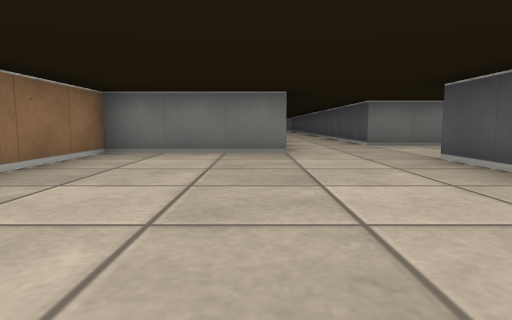
view 1 (above)

19 first-person views from a walk through a cub3D level. The camera is about half as high as the walls, tilts 6° down and sees 75° across. The floor is counted in squares. Each view is taken from the middle of a square. On the plan, view 1 faces up. The plan holds only what a view shows up to about 9 squares ahead; the rest is blank.

view 2
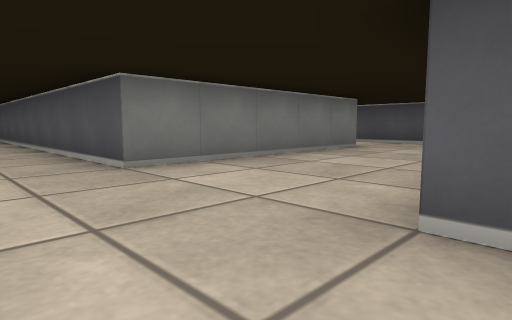

view 3
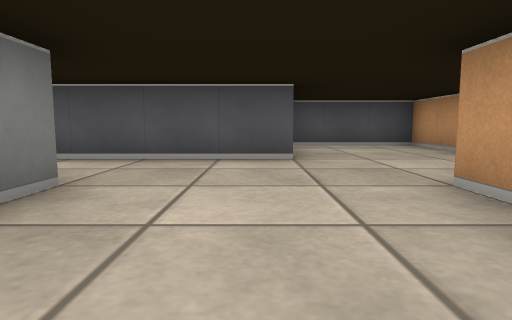

view 4
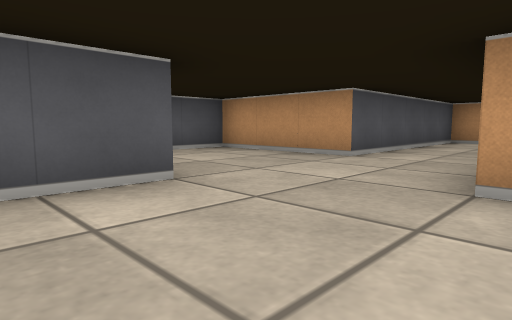

view 5
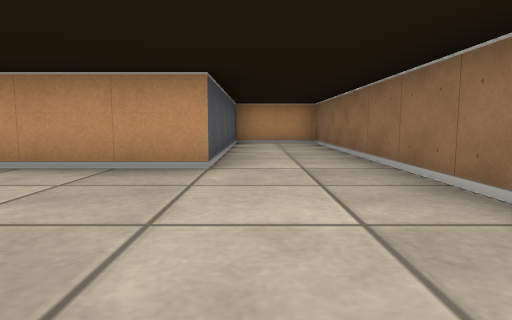

view 6
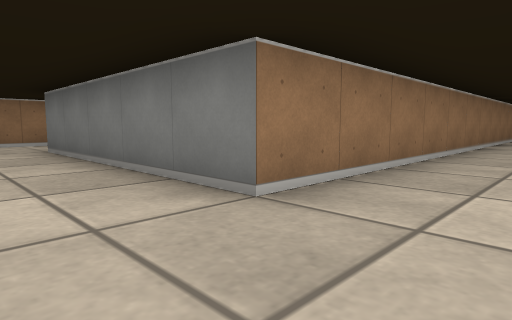

view 7
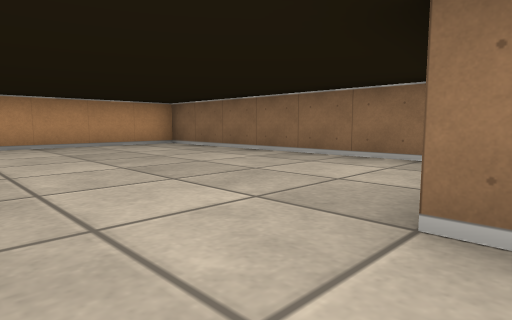

view 8
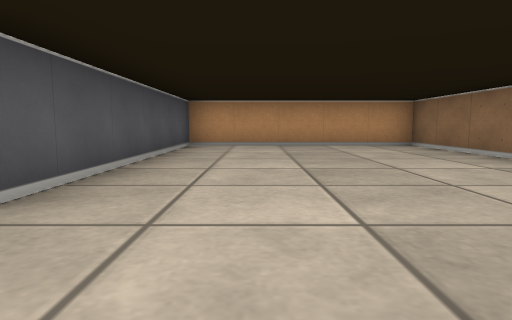

view 9
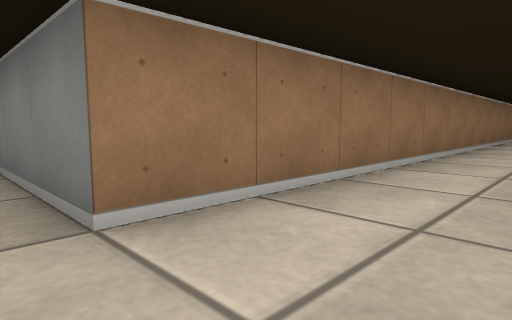

view 10
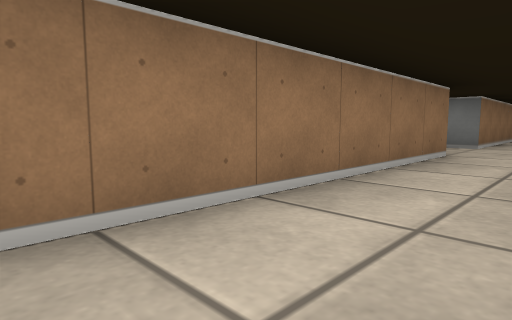

view 11
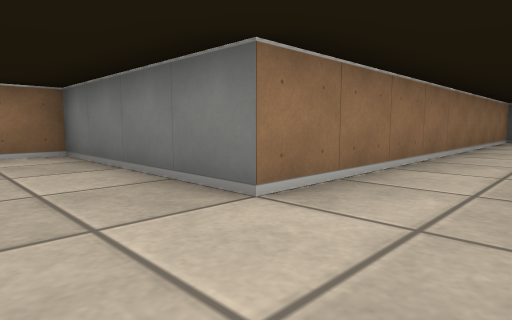

view 12
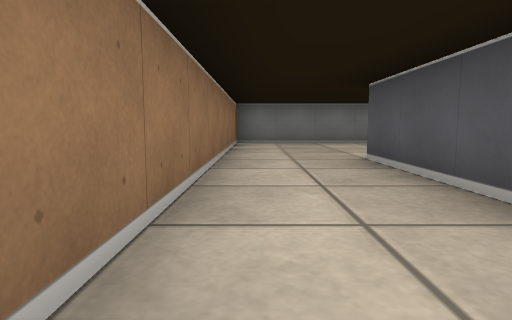

view 13
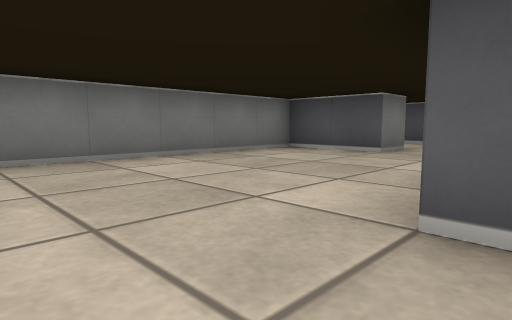

view 14
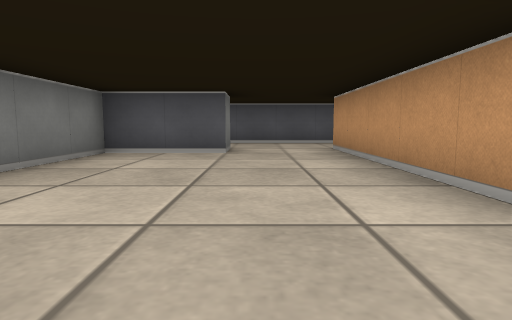

view 15
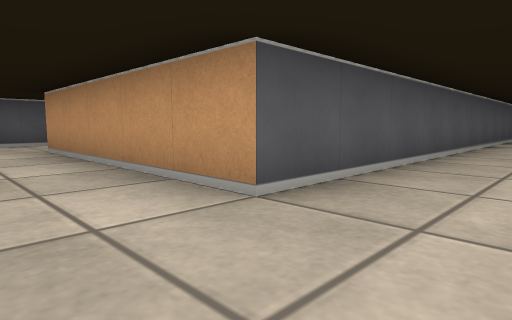

view 16
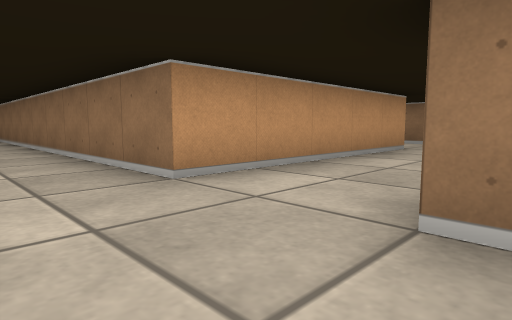

view 17
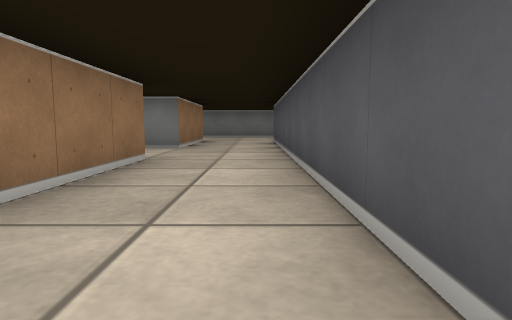

view 18
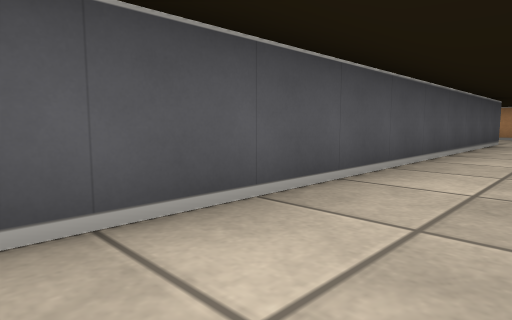

view 19
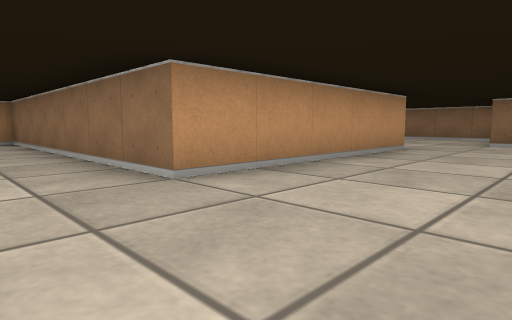

### Floor plan
Points are (right, up) in squares from view 1. A wall is a line through its corners. A room is listed if a view was taken in it or the views show most of it. See-through windows are left out.
Room 1 (views 1, 2, 3, 4, 5, 6, 7, 8, 9, 10, 11, 12, 13, 16, 17, 18, 19)
walls: (0.5, 16.6) (0.5, 5.5) (-2.5, 5.5) (-2.5, -1.5) (2.5, -1.5) (2.5, 4.5) (7.5, 4.5) (7.5, -2.5) (9.5, -2.5) (9.5, 2.5) (12.5, 2.5) (12.5, 5.2); (9.5, 5.4) (9.5, 14.9); (9.5, 19.5) (9.5, 27.9); (6.5, 23.5) (7.5, 23.5) (7.5, 7.5) (2.5, 7.5) (2.5, 23.5); (0.5, 24.5) (0.5, 18.5) (-3.5, 18.5) (-3.5, 17.6); (7.5, 28.1) (7.5, 25.5) (6.5, 25.5)
ways out: opening at (1.5, 23.5) to room 2; opening at (7, 24.5) to room 2; opening at (8.5, 28)
Room 2 (views 14, 15)
walls: (6.5, 25.5) (6.5, 27.5) (0.5, 27.5) (0.5, 24.5); (2.5, 23.5) (6.5, 23.5)
ways out: opening at (1.5, 23.5) to room 1; opening at (7, 24.5) to room 1

Where each view was taken, in squares from view 1:
view 1: 0 up, 0 right, facing up
view 2: 4 up, 1 right, facing up-right
view 3: 6 up, 5 right, facing right
view 4: 7 up, 7 right, facing down-right
view 5: 6 up, 9 right, facing down
view 6: 6 up, 9 right, facing up-left
view 7: 6 up, 2 right, facing down-left
view 8: 6 up, 1 right, facing down
view 9: 5 up, 2 right, facing up-left
view 10: 11 up, 2 right, facing up-left
view 11: 17 up, 2 right, facing up-left
view 12: 19 up, 1 right, facing up
view 13: 23 up, 1 right, facing up-right
view 14: 25 up, 1 right, facing right
view 15: 25 up, 1 right, facing down-right
view 16: 26 up, 9 right, facing down-left
view 17: 19 up, 9 right, facing up
view 18: 15 up, 8 right, facing down-right
view 19: 7 up, 9 right, facing down-left
